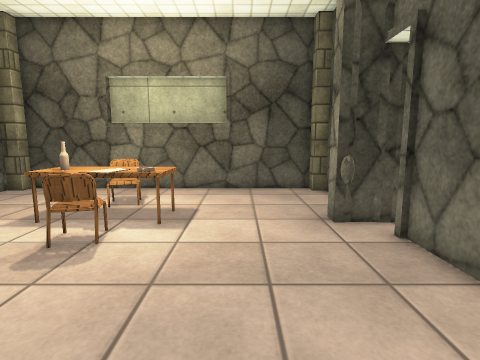
View 1 (above)

13 first-person views from a walk through a scene from a Unity 3-D project. The camera is 1.2 m above the floor, tilts 8° down and sees 80° across. The floor is counted in squares, 0.5 m on a side. Each view is taken from the middle of a square. On the plan, view 1 faces up. The plan holds only what a view shows up to about 18 squares ahead; the rest is blank. The place goes on beyond the plan. The player is left out. Surface patterns are stand-ins for the level's own textures.

View 2
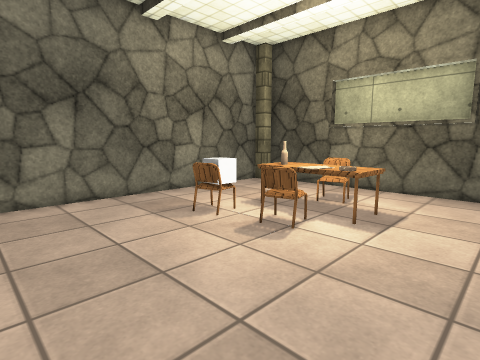

View 3
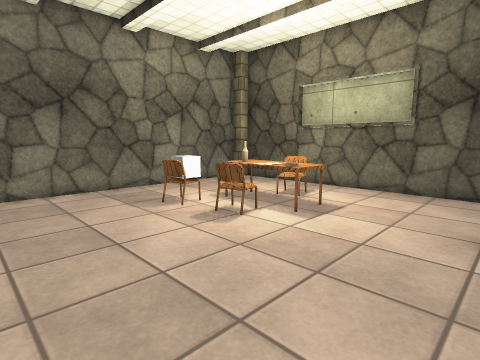

View 4
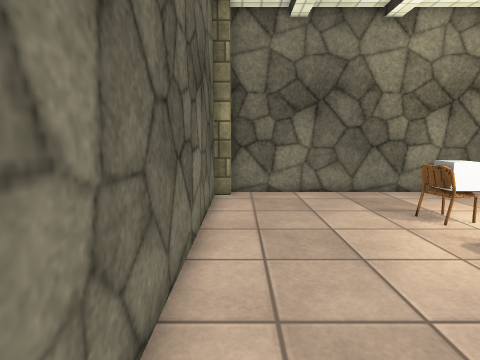

View 5
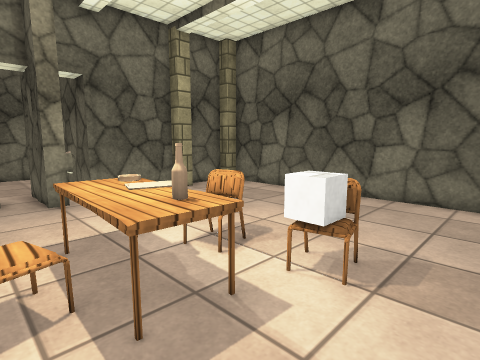

View 6
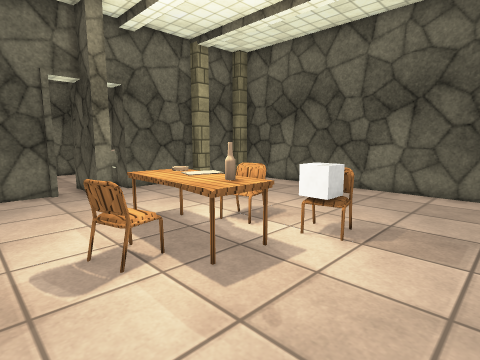

View 7
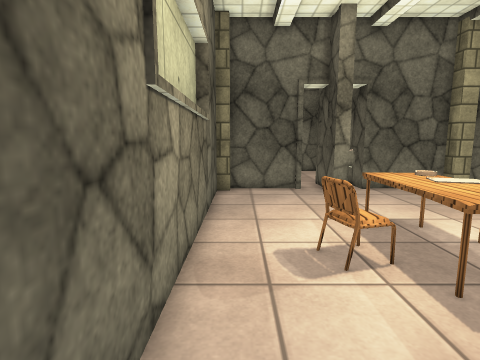

View 8
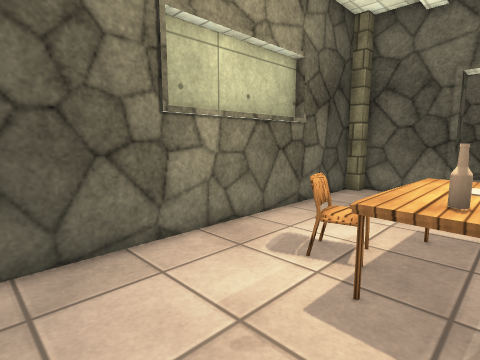

View 9
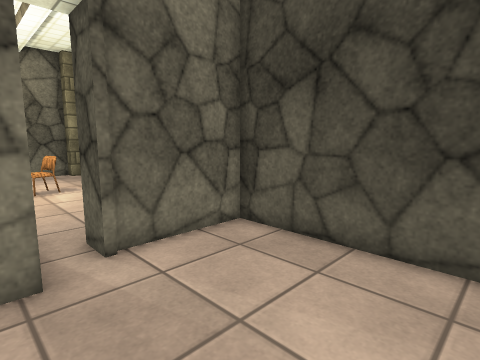

View 10
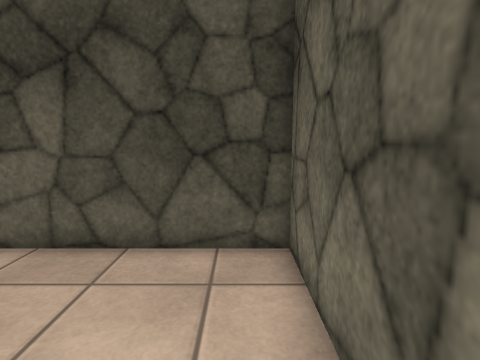

View 11
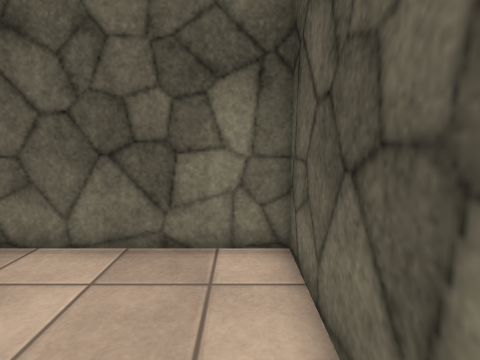

View 12
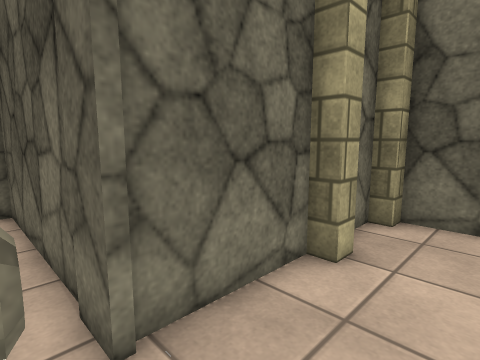

View 13
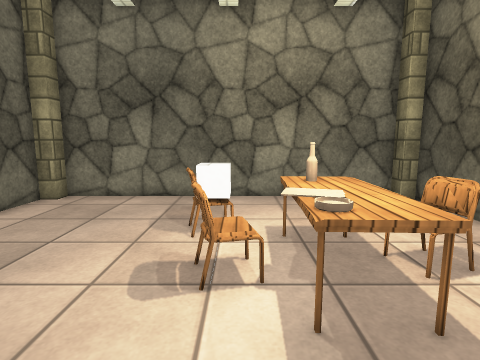

### Floor plan
Ten units are one square. View 1 is at (0, 0); x grows to the right and y downward. Boxes are objects, and circles mark ways between rooms. Rooms are numbered by the first view taken in them; rooms with no view inside come last. Other rooms are left out.
<svg viewBox="-116 -149 242 165">
<path fill="none" stroke="#000" d="M46 -81 28 -81 28 -88 58 -88M-6 -144 -63 -144M41 -35 41 -69M49 -100 41 -100 41 -135M35 -141 -105 -141M41 5 41 -18M-111 -135 -111 5M-105 11 35 11M58 -88 58 -84M41 -69 121 -69 121 -141 49 -141 49 -100"/>
<rect x="-65" y="-65" width="10" height="10" fill="#bbb"><title>chair</title></rect>
<rect x="-65" y="-75" width="10" height="10" fill="#bbb"><title>cube</title></rect>
<rect x="-65" y="-105" width="50" height="30" fill="#bbb"><title>table</title></rect>
<rect x="-55" y="-95" width="10" height="10" fill="#bbb"><title>bottle</title></rect>
<rect x="-55" y="-115" width="20" height="10" fill="#bbb"><title>chair</title></rect>
<rect x="-45" y="-75" width="20" height="20" fill="#bbb"><title>chair</title></rect>
<rect x="35" y="-35" width="10" height="10" fill="#bbb"><title>pillar</title></rect>
<circle cx="45" cy="-90" r="3" fill="#2a7"/>
<text x="-30" y="-70">1</text>
<text x="80" y="-110">2</text>
</svg>
Room 1 opens to room 2.

Where each view was taken, in squares from view 1:
view 1: 0 up, 0 right, facing up
view 2: 0 up, 1 right, facing up-left
view 3: 0 up, 3 right, facing up-left
view 4: 0 up, 2 right, facing left
view 5: 11 up, 9 left, facing down-right
view 6: 13 up, 10 left, facing down-right
view 7: 13 up, 10 left, facing right
view 8: 8 up, 10 left, facing up-right
view 9: 8 up, 11 right, facing up-left
view 10: 8 up, 11 right, facing up
view 11: 8 up, 6 right, facing right
view 12: 8 up, 1 right, facing down-right
view 13: 7 up, 1 right, facing left
